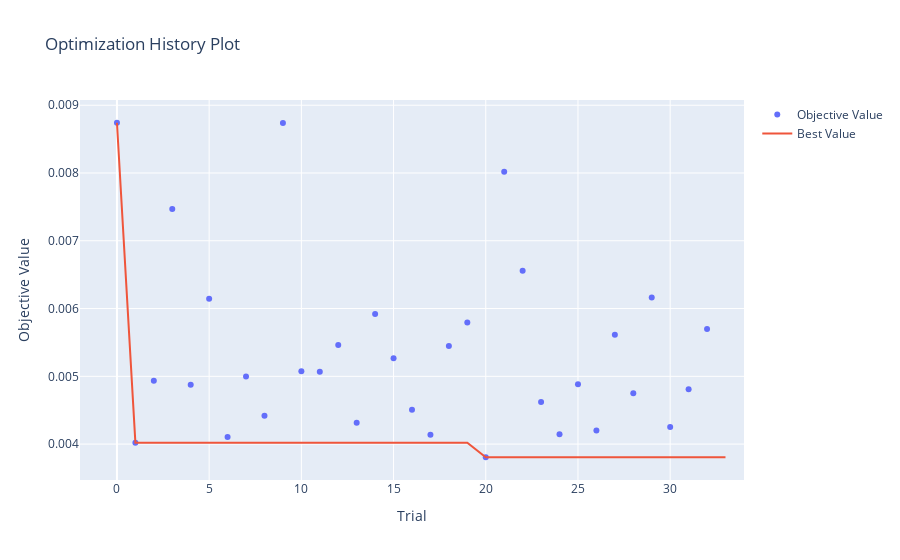

The notebook cell saved with this chart:
### Code cell
import optuna.visualization as vis

# Graficar el historial de optimización
fig_optimization_history = vis.plot_optimization_history(study)
fig_optimization_history.show()

### Figure 1 — Plotly figure (JSON) as saved in the notebook; plotly's stock layout.template omitted (floating-point values rounded to 4 significant figures)
{"data": [{"mode": "markers", "name": "Objective Value", "type": "scatter", "x": [0, 1, 2, 3, 4, 5, 6, 7, 8, 9, 10, 11, 12, 13, 14, 15, 16, 17, 18, 19, 20, 21, 22, 23, 24, 25, 26, 27, 28, 29, 30, 31, 32], "y": [0.008742, 0.004021, 0.004936, 0.007468, 0.004876, 0.006145, 0.004104, 0.004997, 0.004419, 0.008738, 0.005075, 0.005067, 0.005462, 0.004315, 0.00592, 0.005268, 0.004506, 0.004138, 0.005449, 0.005794, 0.003806, 0.008019, 0.006558, 0.00462, 0.004144, 0.004882, 0.004199, 0.005613, 0.00475, 0.006163, 0.004253, 0.004809, 0.0057]}, {"mode": "lines", "name": "Best Value", "type": "scatter", "x": [0, 1, 2, 3, 4, 5, 6, 7, 8, 9, 10, 11, 12, 13, 14, 15, 16, 17, 18, 19, 20, 21, 22, 23, 24, 25, 26, 27, 28, 29, 30, 31, 32, 33], "y": [0.008742, 0.004021, 0.004021, 0.004021, 0.004021, 0.004021, 0.004021, 0.004021, 0.004021, 0.004021, 0.004021, 0.004021, 0.004021, 0.004021, 0.004021, 0.004021, 0.004021, 0.004021, 0.004021, 0.004021, 0.003806, 0.003806, 0.003806, 0.003806, 0.003806, 0.003806, 0.003806, 0.003806, 0.003806, 0.003806, 0.003806, 0.003806, 0.003806, 0.003806]}, {"marker": {"color": "#cccccc"}, "mode": "markers", "name": "Infeasible Trial", "showlegend": false, "type": "scatter", "x": [], "y": []}], "layout": {"title": {"text": "Optimization History Plot"}, "xaxis": {"title": {"text": "Trial"}}, "yaxis": {"title": {"text": "Objective Value"}}}}
